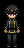

The image is a tile-based game level rendered from a .tmx file. Its description and source (layers, tilesets, objects; grid data summarised) follow:
An orthogonal 1x2 tile map with 24x24 px tiles, 1 tile layer (Tile Layer 1).

<map version="1.0" orientation="orthogonal" renderorder="left-up" width="1" height="2" tilewidth="24" tileheight="24" nextobjectid="1">
 <tileset firstgid="1" name="lelouch" tilewidth="24" tileheight="24">
  <image source="lelouch.png" width="320" height="96" />
  <tile id="10">
   <animation>
    <frame tileid="1" duration="300" />
    <frame tileid="2" duration="300" />
    <frame tileid="3" duration="300" />
    <frame tileid="4" duration="300" />
   </animation>
  </tile>
  <tile id="23">
   <animation>
    <frame tileid="14" duration="300" />
    <frame tileid="15" duration="300" />
    <frame tileid="16" duration="300" />
    <frame tileid="17" duration="300" />
   </animation>
  </tile>
 </tileset>
 <layer name="Tile Layer 1" width="1" height="2">
  <data>[2 cells, 2 non-empty, 2 distinct tile ids]</data>
 </layer>
</map>